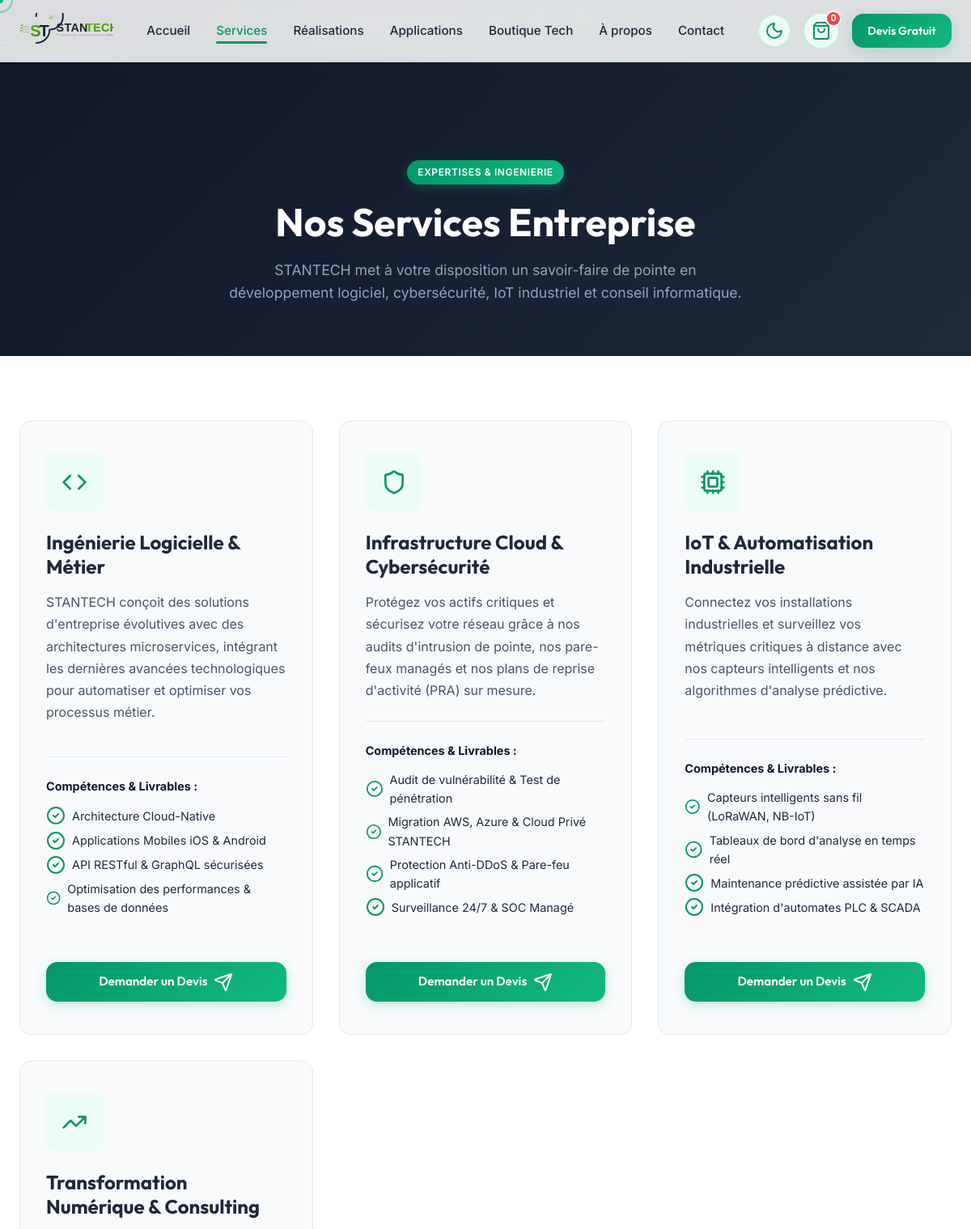
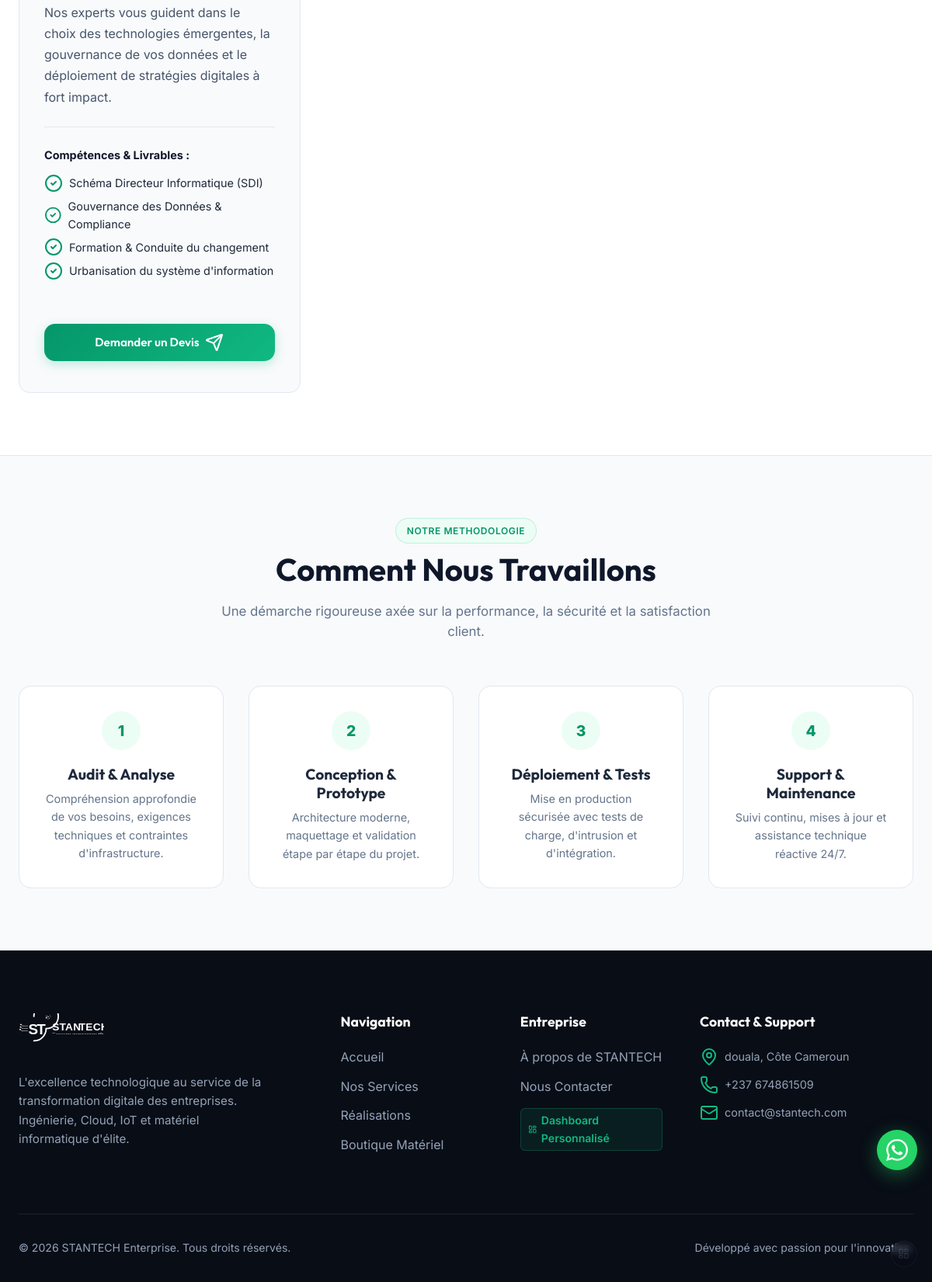
Page /services/ on the committed database (2 pictures, top to bottom).
### core/models.py (models this page shows, shortened)
class Service(models.Model):
    title = models.CharField(max_length=200, verbose_name="Titre du Service")
    slug = models.SlugField(unique=True, blank=True, verbose_name="Slug (URL)")
    category = models.ForeignKey(Category, on_delete=models.SET_NULL, null=True, blank=True, limit_choices_to={'type': 'service'}, verbose_name="Catégorie")
    icon = models.CharField(max_length=50, default="cpu", help_text="Icône Lucide (ex: cpu, shield, code, database, cloud, settings)")
    short_description = models.TextField(verbose_name="Résumé court")
    full_description = models.TextField(blank=True, verbose_name="Description complète")
    features = models.TextField(blank=True, help_text="Une fonctionnalité par ligne", verbose_name="Points clés / Inclus")
    image_url = models.CharField(max_length=500, blank=True, verbose_name="URL ou chemin de l'image")
    is_featured = models.BooleanField(default=False, verbose_name="Mettre en avant (Page d'accueil)")
    is_active = models.BooleanField(default=True, verbose_name="Actif")
    order = models.IntegerField(default=0, verbose_name="Ordre d'affichage")
    created_at = models.DateTimeField(auto_now_add=True, verbose_name="Date de création")
    class Meta:
        verbose_name = "Service"
        verbose_name_plural = "Services"
        ordering = ['order', '-created_at']
    def get_features_list(self):
        if not self.features:
            return []
        return [f.strip() for f in self.features.split('\n') if f.strip()]

### core/views.py (the view)
# urls.py: path('services/', views.services_view, name='services'),
def services_view(request):
    services = Service.objects.filter(is_active=True)
    categories = Category.objects.filter(type='service')
    context = {
        'services': services,
        'categories': categories,
    }
    return render(request, 'core/services.html', context)

### core/context_processors.py (called while the page is built, shortened)
def cart_context(request):
    cart = request.session.get('cart', {})
    if not isinstance(cart, dict):
        cart = {}
    total_items = 0
    total_price = 0.0
    return {
        'cart_count': total_items,
        'cart_total': total_price,
        'cart_items': cart,
    }

### templates/core/services.html (shortened to what this page needs)
{% extends 'core/base.html' %}
{% load static %}
{% block content %}
<section style="padding: 9rem 0 4rem; background: linear-gradient(135deg, #0f172a 0%, #1e293b 100%); color: white; text-align: center;">
  <div class="container">
    <span class="badge badge-accent" style="margin-bottom: 1rem;">EXPERTISES & INGENIERIE</span>
    <h1 style="color: white; font-size: 3rem; margin-bottom: 1rem;">Nos Services Entreprise</h1>
    <p style="color: #94a3b8; max-width: 650px; margin: 0 auto; font-size: 1.1rem;">
      STANTECH met à votre disposition un savoir-faire de pointe en développement logiciel, cybersécurité, IoT industriel et conseil informatique.
    </p>
  </div>
</section>
<section class="services-section" style="padding: 5rem 0;">
  <div class="container">
    <div class="services-grid" style="grid-template-columns: repeat(auto-fit, minmax(320px, 1fr));">
      {% for service in services %}
        <div class="service-card" style="padding: 2.5rem 2rem;">
          <div class="service-icon" style="width: 70px; height: 70px;">
            <i data-lucide="{{ service.icon }}" style="width: 32px; height: 32px;"></i>
          </div>
          <h3 style="font-size: 1.5rem; margin-bottom: 1rem;">{{ service.title }}</h3>
          <p style="font-size: 1rem; color: #475569; line-height: 1.7; margin-bottom: 1.5rem;">
            {{ service.full_description|default:service.short_description }}
          </p>
          {% if service.get_features_list %}
            <div style="margin-top: auto; padding-top: 1.5rem; border-top: 1px solid #e2e8f0;">
              <strong style="font-size: 0.9rem; color: #0f172a; display: block; margin-bottom: 0.8rem;">Compétences & Livrables :</strong>
              <ul class="service-features-list">
                {% for feature in service.get_features_list %}
                  <li style="font-size: 0.9rem;"><i data-lucide="check-circle-2" style="color: #059669;"></i> {{ feature }}</li>
                {% endfor %}
              </ul>
            </div>
          {% endif %}
          <div style="margin-top: 2rem;">
            <a href="{% url 'contact' %}?service={{ service.title|urlencode }}" class="btn btn-primary" style="width: 100%;">
              Demander un Devis <i data-lucide="send"></i>
            </a>
          </div>
        </div>
      {% endfor %}
    </div>
  </div>
</section>
<section style="padding: 5rem 0; background: #f8fafc; border-top: 1px solid #e2e8f0;">
  <div class="container">
    <div class="section-header">
      <span class="badge badge-primary">NOTRE METHODOLOGIE</span>
      <h2>Comment Nous Travaillons</h2>
      <p>Une démarche rigoureuse axée sur la performance, la sécurité et la satisfaction client.</p>
    </div>
    <div style="display: grid; grid-template-columns: repeat(auto-fit, minmax(240px, 1fr)); gap: 2rem; margin-top: 3rem;">
      <div style="background: white; padding: 2rem; border-radius: 16px; border: 1px solid #e2e8f0; text-align: center;">
        <div style="width: 50px; height: 50px; background: #ecfdf5; color: #059669; border-radius: 50%; display: flex; align-items: center; justify-content: center; margin: 0 auto 1.2rem; font-weight: 800; font-size: 1.2rem;">1</div>
        <h3 style="font-size: 1.2rem; margin-bottom: 0.5rem;">Audit & Analyse</h3>
        <p style="color: #64748b; font-size: 0.9rem;">Compréhension approfondie de vos besoins, exigences techniques et contraintes d'infrastructure.</p>
      </div>
      <div style="background: white; padding: 2rem; border-radius: 16px; border: 1px solid #e2e8f0; text-align: center;">
        <div style="width: 50px; height: 50px; background: #ecfdf5; color: #059669; border-radius: 50%; display: flex; align-items: center; justify-content: center; margin: 0 auto 1.2rem; font-weight: 800; font-size: 1.2rem;">2</div>
        <h3 style="font-size: 1.2rem; margin-bottom: 0.5rem;">Conception & Prototype</h3>
        <p style="color: #64748b; font-size: 0.9rem;">Architecture moderne, maquettage et validation étape par étape du projet.</p>
      </div>
      <div style="background: white; padding: 2rem; border-radius: 16px; border: 1px solid #e2e8f0; text-align: center;">
        <div style="width: 50px; height: 50px; background: #ecfdf5; color: #059669; border-radius: 50%; display: flex; align-items: center; justify-content: center; margin: 0 auto 1.2rem; font-weight: 800; font-size: 1.2rem;">3</div>
        <h3 style="font-size: 1.2rem; margin-bottom: 0.5rem;">Déploiement & Tests</h3>
        <p style="color: #64748b; font-size: 0.9rem;">Mise en production sécurisée avec tests de charge, d'intrusion et d'intégration.</p>
      </div>
      <div style="background: white; padding: 2rem; border-radius: 16px; border: 1px solid #e2e8f0; text-align: center;">
        <div style="width: 50px; height: 50px; background: #ecfdf5; color: #059669; border-radius: 50%; display: flex; align-items: center; justify-content: center; margin: 0 auto 1.2rem; font-weight: 800; font-size: 1.2rem;">4</div>
        <h3 style="font-size: 1.2rem; margin-bottom: 0.5rem;">Support & Maintenance</h3>
        <p style="color: #64748b; font-size: 0.9rem;">Suivi continu, mises à jour et assistance technique réactive 24/7.</p>
      </div>
    </div>
  </div>
</section>
{% endblock %}

### static/css/style.css (style rules this page uses)
:root { --primary: #059669; --primary-hover: #047857; --primary-light: #10b981; --primary-soft: #ecfdf5; --primary-glow: rgba(16, 185, 129, 0.25); --accent: #34d399; --dark-bg: #0f172a; --dark-card: #1e293b; --dark-text: #f8fafc; --bg-light: #f8fafc; --card-bg: #ffffff; --text-main: #1e293b; --text-muted: #64748b; --border-color: #e2e8f0; --border-focus: #10b981; --shadow-sm: 0 2px 4px rgba(0,0,0,0.04); --shadow-md: 0 10px 25px -5px rgba(5, 150, 105, 0.08), 0 8px 10px -6px rgba(0,0,0,0.01); --shadow-lg: 0 20px 35px -10px rgba(5, 150, 105, 0.15), 0 10px 15px -3px rgba(0, 0, 0, 0.05); --shadow-glow: 0 0 25px rgba(16, 185, 129, 0.35); --glass-bg: rgba(255, 255, 255, 0.85); --glass-border: rgba(16, 185, 129, 0.15); --font-heading: 'Outfit', sans-serif; --font-body: 'Inter', sans-serif; --transition: all 0.3s cubic-bezier(0.4, 0, 0.2, 1); --radius-sm: 8px; --radius-md: 14px; --radius-lg: 24px; }
*, *::before, *::after { box-sizing: border-box; margin: 0; padding: 0; }
html { scroll-behavior: smooth; }
body { font-family: var(--font-body); background-color: var(--bg-light); color: var(--text-main); line-height: 1.6; overflow-x: hidden; }
h1, h2, h3, h4, h5, h6 { font-family: var(--font-heading); color: var(--text-main); font-weight: 700; line-height: 1.25; }
a { text-decoration: none; color: inherit; transition: var(--transition); }
.container { width: 100%; max-width: 1280px; margin: 0 auto; padding: 0 1.5rem; }
.badge { display: inline-flex; align-items: center; gap: 0.35rem; padding: 0.35rem 0.85rem; font-size: 0.75rem; font-weight: 600; border-radius: 9999px; text-transform: uppercase; letter-spacing: 0.05em; }
.badge-primary { background: var(--primary-soft); color: var(--primary); border: 1px solid rgba(16, 185, 129, 0.2); }
.badge-accent { background: linear-gradient(135deg, var(--primary) 0%, var(--primary-light) 100%); color: #fff; box-shadow: 0 4px 12px var(--primary-glow); }
.btn { display: inline-flex; align-items: center; justify-content: center; gap: 0.5rem; padding: 0.75rem 1.6rem; font-family: var(--font-heading); font-size: 0.95rem; font-weight: 600; border-radius: var(--radius-md); border: none; cursor: pointer; transition: var(--transition); }
.btn-primary { background: linear-gradient(135deg, var(--primary) 0%, var(--primary-light) 100%); color: white; box-shadow: 0 4px 14px var(--primary-glow); }
.section-header { text-align: center; max-width: 650px; margin: 0 auto 3.5rem; }
.section-header h2 { font-size: 2.5rem; color: var(--dark-bg); margin-top: 0.5rem; margin-bottom: 1rem; }
.section-header p { color: var(--text-muted); font-size: 1.05rem; }
.services-section { padding: 6rem 0; background: #ffffff; }
.services-grid { display: grid; grid-template-columns: repeat(auto-fit, minmax(280px, 1fr)); gap: 2rem; }
.service-card { background: var(--bg-light); border: 1px solid var(--border-color); border-radius: var(--radius-md); padding: 2.2rem 1.8rem; transition: var(--transition); position: relative; overflow: hidden; display: flex; flex-direction: column; }
.service-card::before { content: ''; position: absolute; top: 0; left: 0; right: 0; height: 4px; background: linear-gradient(90deg, var(--primary) 0%, var(--primary-light) 100%); opacity: 0; transition: var(--transition); }
.service-icon { width: 60px; height: 60px; background: var(--primary-soft); color: var(--primary); border-radius: var(--radius-sm); display: flex; align-items: center; justify-content: center; margin-bottom: 1.5rem; transition: var(--transition); }
.service-card h3 { font-size: 1.35rem; margin-bottom: 0.8rem; }
.service-card p { color: var(--text-muted); font-size: 0.95rem; margin-bottom: 1.5rem; flex-grow: 1; }
.service-features-list { list-style: none; margin-bottom: 1.5rem; }
.service-features-list li { font-size: 0.85rem; color: var(--text-main); display: flex; align-items: center; gap: 0.5rem; margin-bottom: 0.4rem; }

### static/css/responsive.css (style rules this page uses)
.container { max-width: 1280px; padding: 0 1.5rem; }

### templates/core/base.html (style rules this page uses)
body { cursor: none; }
a, button, [onclick], label { cursor: none; }

### rows in the picture
Service: title "Ingénierie Logicielle & Métier", full_description "STANTECH conçoit des solutions d'entreprise évolutives avec des architectures microservices, intégrant les dernières avancées technologiques pour automatiser et optimiser vos processus métier.", get_features_list "Architecture Cloud-Native" "Applications Mobiles iOS & Android" "API RESTful & GraphQL sécurisées" "Optimisation des performances & bases de données"
Service: title "Infrastructure Cloud & Cybersécurité", full_description "Protégez vos actifs critiques et sécurisez votre réseau grâce à nos audits d'intrusion de pointe, nos pare-feux managés et nos plans de reprise d'activité (PRA) sur mesure.", get_features_list "Audit de vulnérabilité & Test de pénétration" "Migration AWS, Azure & Cloud Privé STANTECH" "Protection Anti-DDoS & Pare-feu applicatif" "Surveillance 24/7 & SOC Managé"
Service: title "IoT & Automatisation Industrielle", full_description "Connectez vos installations industrielles et surveillez vos métriques critiques à distance avec nos capteurs intelligents et nos algorithmes d'analyse prédictive.", get_features_list "Capteurs intelligents sans fil (LoRaWAN, NB-IoT)" "Tableaux de bord d'analyse en temps réel" "Maintenance prédictive assistée par IA" "Intégration d'automates PLC & SCADA"
Service: title "Transformation Numérique & Consulting", full_description "Nos experts vous guident dans le choix des technologies émergentes, la gouvernance de vos données et le déploiement de stratégies digitales à fort impact.", get_features_list "Schéma Directeur Informatique (SDI)" "Gouvernance des Données & Compliance" "Formation & Conduite du changement" "Urbanisation du système d'information"

### other values in the picture
{{ cart_count|default:0 }} "0"
